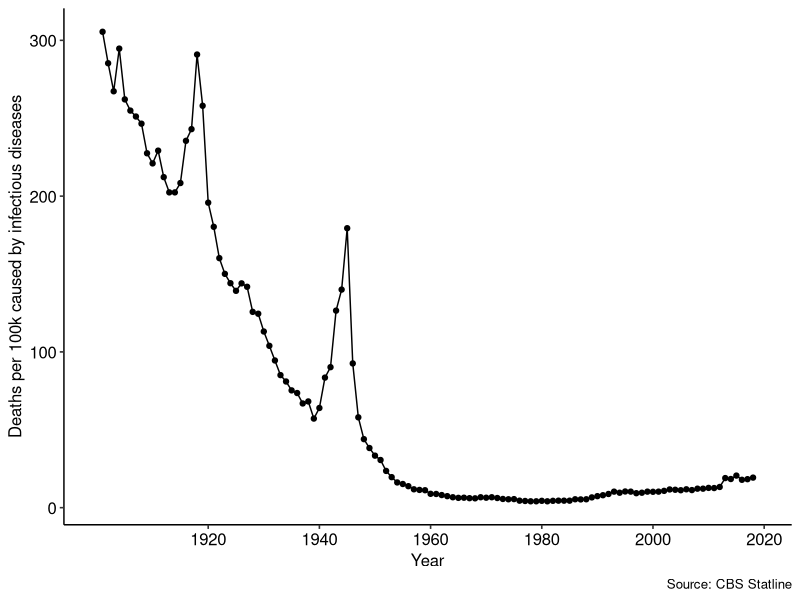
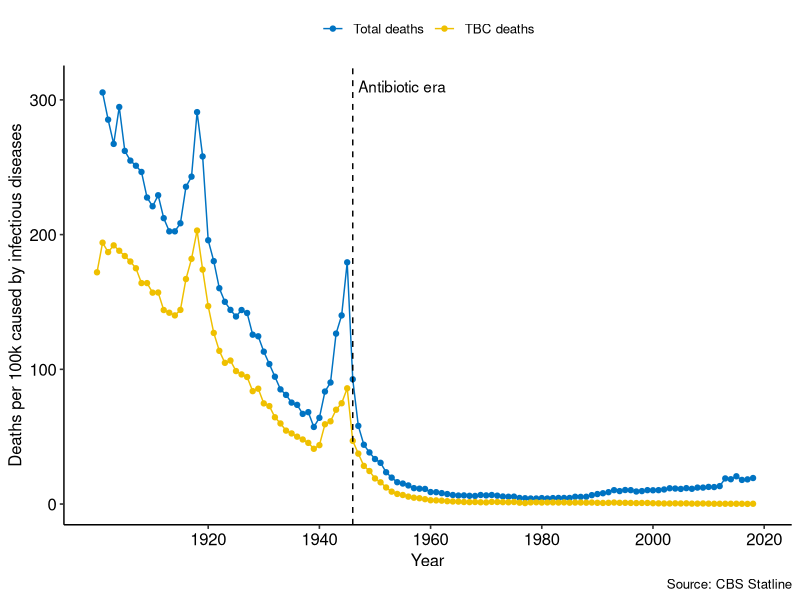
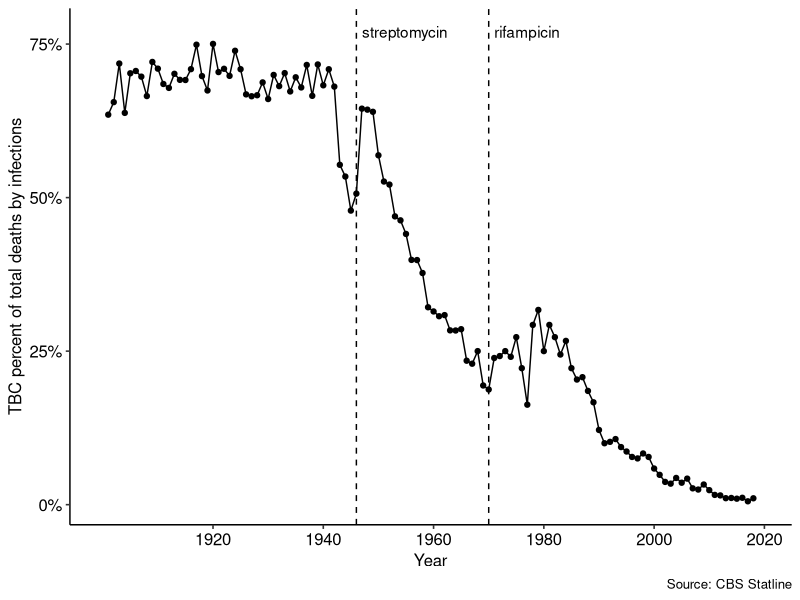
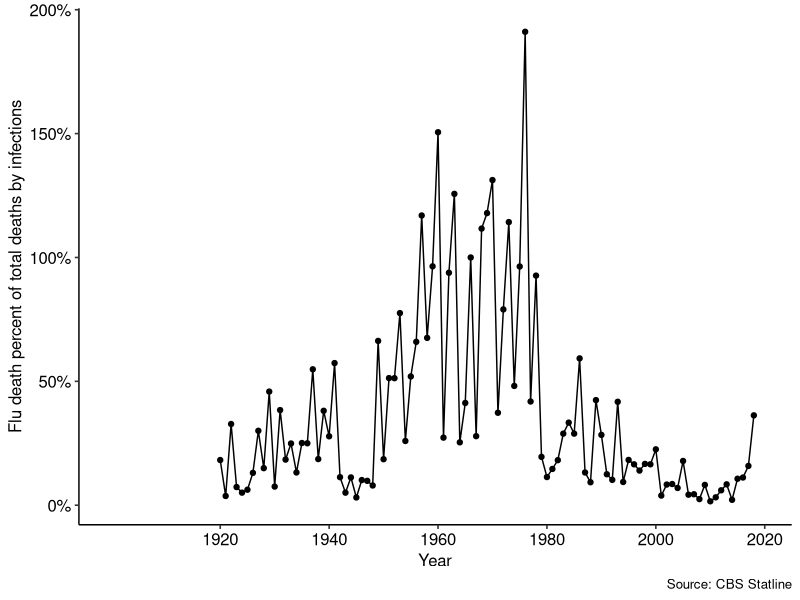

The R source for these figures, in order:
## ---- chunk 1
knitr::opts_chunk$set(echo = FALSE,
                      message = FALSE,
                      warning = FALSE)
## ---- chunk 2
library("tidyverse")
library("ggpubr")
library("ggsci")
## ---- chunk 3
death_data <- read_csv2(file = "cbs_doden.csv")
disease_data <- read_csv2(file = "cbs_ziekten.csv")
vac_data <- read_csv2(file = "cbs_vaccinatie.csv")
## ---- chunk 4
death_data %>%
  ggplot(aes(perioden, totaal_infectie))+
    geom_point()+
    geom_line()+
    scale_x_continuous(breaks = c(1920, 1940, 1960, 1980, 2000, 2020))+
    theme_pubr()+
    labs(x = "Year",
         y = "Deaths per 100k caused by infectious diseases",
         caption = "Source: CBS Statline")
## ---- chunk 5
death_data %>%
  pivot_longer(cols = c("totaal_infectie", "tuberculose", "griep"), names_to = "doodsoorzaak", values_to = "aantal") %>%
  filter(doodsoorzaak != "griep") %>%
    ggplot(aes(perioden, aantal, color = doodsoorzaak))+
      geom_point()+
      geom_line()+
      geom_vline(xintercept = 1946, linetype = "dashed")+
      annotate(geom = "text", x = 1947, y = 310, label = "Antibiotic era", hjust = "left")+
      #annotate(geom = "segment", x = 1947, y = 310, xend = 2020, yend = 310, arrow = arrow(length = unit(2, "mm"))) +
      scale_x_continuous(breaks = c(1920, 1940, 1960, 1980, 2000, 2020))+
      scale_y_continuous()+
      scale_color_jco(labels = c("Total deaths", "TBC deaths"))+
      theme_pubr()+
      theme(legend.title = element_blank())+
      labs(x = "Year",
           y = "Deaths per 100k caused by infectious diseases",
           caption = "Source: CBS Statline")
## ---- chunk 6
death_data %>%
  mutate(rel_tbc = tuberculose / totaal_infectie,
         rel_griep = griep / totaal_infectie) %>%
    ggplot(aes(perioden, rel_tbc))+
      geom_point()+
      geom_line()+
      geom_vline(xintercept = c(1946, 1970), linetype = "dashed")+
      annotate(geom = "text", x = 1947, y = 0.77, label = "streptomycin", hjust = "left")+
      annotate(geom = "text", x = 1971, y = 0.77, label = "rifampicin", hjust = "left")+
      scale_x_continuous(breaks = c(1920, 1940, 1960, 1980, 2000, 2020))+
      scale_y_continuous(breaks = c(0.0, 0.25, 0.5, 0.75), labels = scales::percent)+
      scale_color_jco()+
      theme_pubr()+
      labs(x = "Year",
           y = "TBC percent of total deaths by infections",
           caption = "Source: CBS Statline")
## ---- chunk 7
death_data %>%
  mutate(rel_tbc = tuberculose / totaal_infectie,
         rel_griep = griep / totaal_infectie) %>%
    ggplot(aes(perioden, rel_griep))+
      geom_point()+
      geom_line()+
      scale_x_continuous(breaks = c(1920, 1940, 1960, 1980, 2000, 2020))+
      scale_y_continuous(labels = scales::percent)+
      scale_color_jco()+
      theme_pubr()+
      labs(x = "Year",
           y = "Flu death percent of total deaths by infections",
           caption = "Source: CBS Statline")
